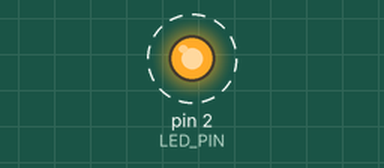
Recording of a sketch running on a simulated Arduino Uno, built with avr-gcc and run on an emulated ATmega328P. Shown: output pins drawn as LEDs (lit = HIGH). Dashed ring = blinking.

Above: at 0.6 s.
Timing chart, 0 to 3.0 s (numbered marks = the images above):
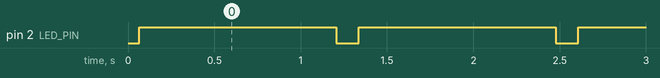

The sketch:

Pulsos.ino
```cpp
/*
----PROGRAMA DISEÑADO PARA UN ESP8266 CON EL PIN 2 PARA EL LED----

Este programa enviará pulsos para encender y apagar el Led poco a poco

En caso de quue se quiera cambiar la velocidad, cambiar el delay en el método escribir()
*/
#include <stdio.h>

#define LED_PIN 2

void setup() {
  pinMode(LED_PIN, OUTPUT);

}

void loop() {


    for (int PWM_duty = 0; PWM_duty < 1400; (PWM_duty += 2))
    {
      escribir(PWM_duty);
    }
    delay(1);
    for (int PWM_duty = 1100; PWM_duty >= 0; (PWM_duty -= 2))
    {
      escribir(PWM_duty);
    }
    delay(1);

}

void escribir(int PWM_duty) {
    analogWrite(LED_PIN, PWM_duty);
    delay(1);
}
```

Measured:
- by itself, pin 2 (LED_PIN): alternates HIGH for 1.1 s and LOW for 0.13 s
